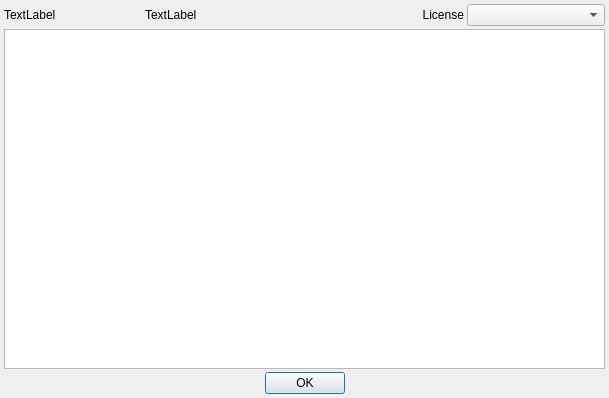
<?xml version="1.0" encoding="UTF-8"?>
<ui version="4.0">
 <class>ApplicationAboutBoxDialog</class>
 <widget class="QDialog" name="ApplicationAboutBoxDialog">
  <property name="windowModality">
   <enum>Qt::ApplicationModal</enum>
  </property>
  <property name="geometry">
   <rect>
    <x>0</x>
    <y>0</y>
    <width>609</width>
    <height>398</height>
   </rect>
  </property>
  <property name="windowTitle">
   <string>About</string>
  </property>
  <property name="modal">
   <bool>true</bool>
  </property>
  <layout class="QVBoxLayout" name="verticalLayout">
   <property name="spacing">
    <number>3</number>
   </property>
   <property name="margin">
    <number>4</number>
   </property>
   <item>
    <layout class="QHBoxLayout" name="horizontalLayout_2">
     <item>
      <widget class="QLabel" name="appName">
       <property name="text">
        <string>TextLabel</string>
       </property>
      </widget>
     </item>
     <item>
      <widget class="QLabel" name="appVersion">
       <property name="text">
        <string>TextLabel</string>
       </property>
      </widget>
     </item>
     <item>
      <spacer name="horizontalSpacer_3">
       <property name="orientation">
        <enum>Qt::Horizontal</enum>
       </property>
       <property name="sizeType">
        <enum>QSizePolicy::Fixed</enum>
       </property>
       <property name="sizeHint" stdset="0">
        <size>
         <width>40</width>
         <height>20</height>
        </size>
       </property>
      </spacer>
     </item>
     <item>
      <widget class="QLabel" name="label">
       <property name="sizePolicy">
        <sizepolicy hsizetype="Minimum" vsizetype="Preferred">
         <horstretch>0</horstretch>
         <verstretch>0</verstretch>
        </sizepolicy>
       </property>
       <property name="text">
        <string>License</string>
       </property>
       <property name="alignment">
        <set>Qt::AlignRight|Qt::AlignTrailing|Qt::AlignVCenter</set>
       </property>
      </widget>
     </item>
     <item>
      <widget class="QComboBox" name="licenseCombo"/>
     </item>
    </layout>
   </item>
   <item>
    <widget class="QTextEdit" name="appHelpText"/>
   </item>
   <item>
    <layout class="QHBoxLayout" name="horizontalLayout">
     <item>
      <spacer name="horizontalSpacer_2">
       <property name="orientation">
        <enum>Qt::Horizontal</enum>
       </property>
       <property name="sizeHint" stdset="0">
        <size>
         <width>40</width>
         <height>20</height>
        </size>
       </property>
      </spacer>
     </item>
     <item>
      <widget class="QPushButton" name="okButton">
       <property name="text">
        <string>OK</string>
       </property>
       <property name="default">
        <bool>true</bool>
       </property>
      </widget>
     </item>
     <item>
      <spacer name="horizontalSpacer">
       <property name="orientation">
        <enum>Qt::Horizontal</enum>
       </property>
       <property name="sizeHint" stdset="0">
        <size>
         <width>40</width>
         <height>20</height>
        </size>
       </property>
      </spacer>
     </item>
    </layout>
   </item>
  </layout>
 </widget>
 <resources/>
 <connections>
  <connection>
   <sender>okButton</sender>
   <signal>clicked()</signal>
   <receiver>ApplicationAboutBoxDialog</receiver>
   <slot>accept()</slot>
   <hints>
    <hint type="sourcelabel">
     <x>243</x>
     <y>222</y>
    </hint>
    <hint type="destinationlabel">
     <x>444</x>
     <y>221</y>
    </hint>
   </hints>
  </connection>
 </connections>
</ui>
